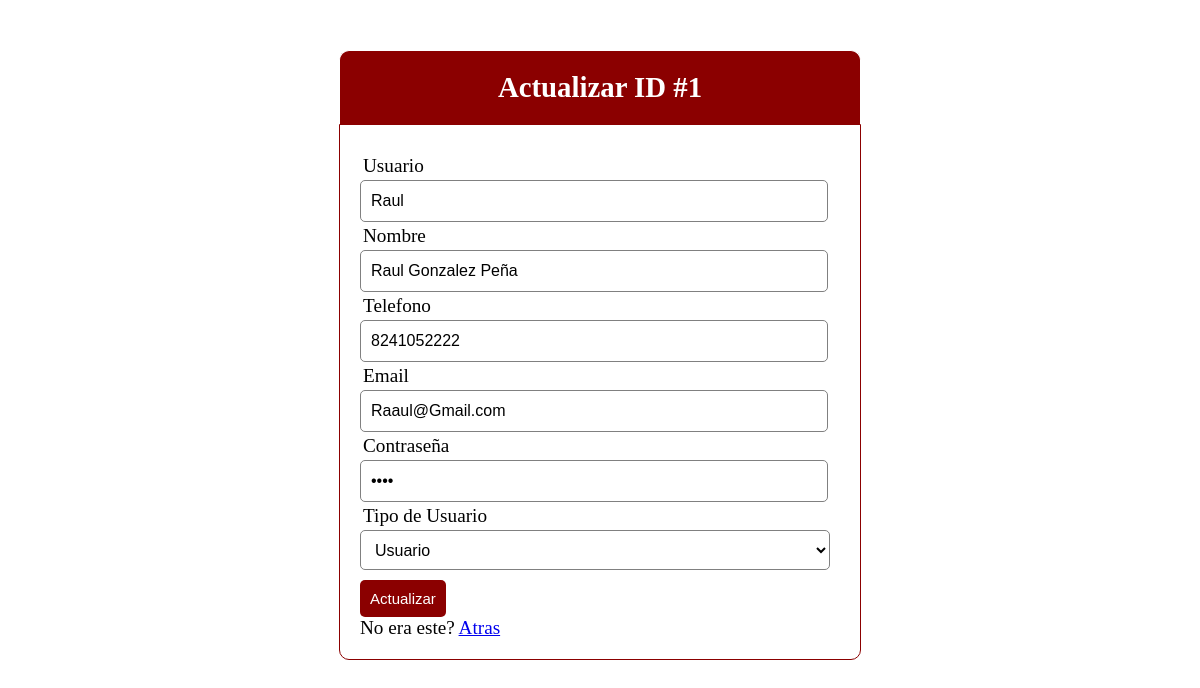
Screenshot of /admin/actualizar.php?id=1 with the database file from the repository.
### tables this page shows
CREATE TABLE `usuarios` (
  `id_u` int(11) NOT NULL,
  `usuario` varchar(14) NOT NULL,
  `nombre` varchar(30) NOT NULL,
  `email` varchar(50) NOT NULL,
  `passw` varchar(20) NOT NULL,
  `rol` varchar(11) NOT NULL DEFAULT 'User',
  `telefono` varchar(13) NOT NULL
);

### admin/actualizar.php (the view, shortened to what this page needs)
<?php
include("../conexion.php");
$id = $_GET["id"];
$sql = "SELECT * FROM usuarios WHERE id_u ='$id'";
?>
<!DOCTYPE html>
<html lang="en">
<head>
    <link rel="stylesheet" type="text/css" href="css/style.css">
</head>
<body>
		<?php $resultado = mysqli_query($conexion, $sql);
		while($row = mysqli_fetch_assoc($resultado)) {
		?>
<div class="header">
		<h2>Actualizar ID #<?php echo $row['id_u']?></h2>
	</div>
<form method="post" action="proc_act.php">
    <div class="input-group">
    <label>Usuario</label>
    <input type="text" name="usuario" value="<?php echo $row['usuario']?>">
    <label>Nombre</label>
    <input type="text" name="nombre" value="<?php echo $row['nombre']?>">
    <label>Telefono</label>
    <input type="number" name="telefono" value="<?php echo $row['telefono']?>">
    <label>Email</label>
    <input type="email" name="email" value="<?php echo $row['email']?>">
    <label>Contraseña</label>
    <input type="password" name="passw" value="<?php echo $row['passw']?>">
    <label>Tipo de Usuario</label>
			<select name="rol" id="user_type" >
                <option value="User">Usuario</option>
			</select>
            </div>
    <button type="submit" class="btn">Actualizar</button>
<p>
    No era este? <a href="index.php">Atras</a>
</p>
<?php }
?>
</body>
</html>

### admin/css/style.css (style rules this page uses)
* { margin: 0px; padding: 0px; }
body { font-size: 120%; background: white; }
.header { width: 40%; margin: 50px auto 0px; color: white; background: darkred; text-align: center; border: 1px solid white; border-bottom: none; border-radius: 10px 10px 0px 0px; padding: 20px; }
form, .content { width: 40%; margin: 0px auto; padding: 20px; border: 1px solid darkred; background: white; border-radius: 0px 0px 10px 10px; border-color: darkred; }
.input-group { margin: 10px 0px 10px 0px; }
.input-group label { display: block; text-align: left; margin: 3px; }
.input-group input { height: 30px; width: 93%; padding: 5px 10px; font-size: 16px; border-radius: 5px; border: 1px solid gray; }
#user_type { height: 40px; width: 98%; padding: 5px 10px; background: white; font-size: 16px; border-radius: 5px; border: 1px solid gray; }
.btn { padding: 10px; font-size: 15px; color: white; background: darkred; border: none; border-radius: 5px; text-align: center; }

### rows the page displays
usuarios: id_u "1", usuario "Raul", nombre "Raul Gonzalez Peña", telefono "8241052222", email "Raaul@Gmail.com"
